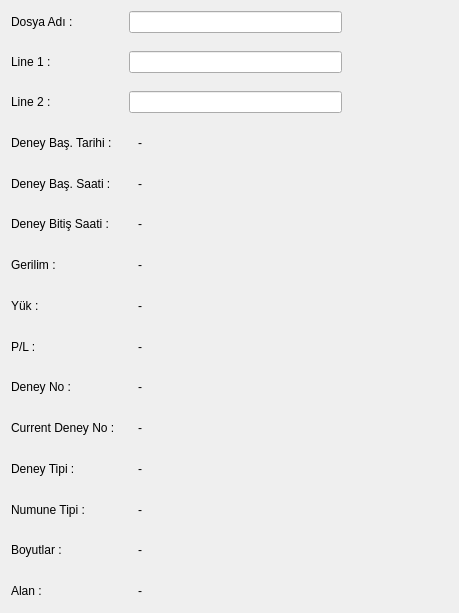
              <widget class="QWidget" name="wdg_results">
               <property name="geometry">
                <rect>
                 <x>0</x>
                 <y>0</y>
                 <width>459</width>
                 <height>613</height>
                </rect>
               </property>
               <layout class="QGridLayout" name="gridLayout_16" rowstretch="0,0,0,0,0,0,0,0,0,0,0,0,0,0,0" columnstretch="1,2,1">
                <property name="horizontalSpacing">
                 <number>12</number>
                </property>
                <property name="verticalSpacing">
                 <number>18</number>
                </property>
                <item row="13" column="1">
                 <widget class="QLabel" name="label_test_dimensions">
                  <property name="cursor">
                   <cursorShape>ArrowCursor</cursorShape>
                  </property>
                  <property name="text">
                   <string>-</string>
                  </property>
                  <property name="indent">
                   <number>9</number>
                  </property>
                 </widget>
                </item>
                <item row="7" column="0">
                 <widget class="QLabel" name="txt_peak_load">
                  <property name="text">
                   <string>Yük :</string>
                  </property>
                 </widget>
                </item>
                <item row="9" column="0">
                 <widget class="QLabel" name="label_88">
                  <property name="text">
                   <string>Deney No :</string>
                  </property>
                 </widget>
                </item>
                <item row="2" column="0">
                 <widget class="QLabel" name="label_80">
                  <property name="text">
                   <string>Line 2 :</string>
                  </property>
                 </widget>
                </item>
                <item row="12" column="0">
                 <widget class="QLabel" name="label_99">
                  <property name="text">
                   <string>Numune Tipi :</string>
                  </property>
                 </widget>
                </item>
                <item row="1" column="1">
                 <widget class="QLineEdit" name="lineEdit_1"/>
                </item>
                <item row="10" column="1">
                 <widget class="QLabel" name="label_current_test_no">
                  <property name="cursor">
                   <cursorShape>ArrowCursor</cursorShape>
                  </property>
                  <property name="text">
                   <string>-</string>
                  </property>
                  <property name="indent">
                   <number>9</number>
                  </property>
                 </widget>
                </item>
                <item row="3" column="0">
                 <widget class="QLabel" name="label_81">
                  <property name="text">
                   <string>Deney Baş. Tarihi :</string>
                  </property>
                 </widget>
                </item>
                <item row="8" column="0">
                 <widget class="QLabel" name="txt_paving_stone_fpl">
                  <property name="text">
                   <string>P/L :</string>
                  </property>
                 </widget>
                </item>
                <item row="6" column="1">
                 <widget class="QLabel" name="label_test_peak_stress">
                  <property name="cursor">
                   <cursorShape>ArrowCursor</cursorShape>
                  </property>
                  <property name="text">
                   <string>-</string>
                  </property>
                  <property name="indent">
                   <number>9</number>
                  </property>
                 </widget>
                </item>
                <item row="3" column="1">
                 <widget class="QLabel" name="label_test_start_date">
                  <property name="cursor">
                   <cursorShape>ArrowCursor</cursorShape>
                  </property>
                  <property name="text">
                   <string>-</string>
                  </property>
                  <property name="indent">
                   <number>9</number>
                  </property>
                 </widget>
                </item>
                <item row="12" column="1">
                 <widget class="QLabel" name="label_test_specimen_type">
                  <property name="cursor">
                   <cursorShape>ArrowCursor</cursorShape>
                  </property>
                  <property name="text">
                   <string>-</string>
                  </property>
                  <property name="indent">
                   <number>9</number>
                  </property>
                 </widget>
                </item>
                <item row="4" column="1">
                 <widget class="QLabel" name="label_test_start_time">
                  <property name="cursor">
                   <cursorShape>ArrowCursor</cursorShape>
                  </property>
                  <property name="text">
                   <string>-</string>
                  </property>
                  <property name="indent">
                   <number>9</number>
                  </property>
                 </widget>
                </item>
                <item row="11" column="1">
                 <widget class="QLabel" name="label_test_test_type">
                  <property name="cursor">
                   <cursorShape>ArrowCursor</cursorShape>
                  </property>
                  <property name="text">
                   <string>-</string>
                  </property>
                  <property name="indent">
                   <number>9</number>
                  </property>
                 </widget>
                </item>
                <item row="5" column="1">
                 <widget class="QLabel" name="label_test_finish_time">
                  <property name="cursor">
                   <cursorShape>ArrowCursor</cursorShape>
                  </property>
                  <property name="text">
                   <string>-</string>
                  </property>
                  <property name="indent">
                   <number>9</number>
                  </property>
                 </widget>
                </item>
                <item row="10" column="0">
                 <widget class="QLabel" name="label_95">
                  <property name="text">
                   <string>Current Deney No :</string>
                  </property>
                 </widget>
                </item>
                <item row="7" column="1">
                 <widget class="QLabel" name="label_test_peak_load">
                  <property name="cursor">
                   <cursorShape>ArrowCursor</cursorShape>
                  </property>
                  <property name="text">
                   <string>-</string>
                  </property>
                  <property name="indent">
                   <number>9</number>
                  </property>
                 </widget>
                </item>
                <item row="4" column="0">
                 <widget class="QLabel" name="label_82">
                  <property name="text">
                   <string>Deney Baş. Saati :</string>
                  </property>
                 </widget>
                </item>
                <item row="8" column="1">
                 <widget class="QLabel" name="label_test_paving_stone_fpl">
                  <property name="text">
                   <string>-</string>
                  </property>
                  <property name="indent">
                   <number>9</number>
                  </property>
                 </widget>
                </item>
                <item row="9" column="1">
                 <widget class="QLabel" name="label_test_no">
                  <property name="cursor">
                   <cursorShape>ArrowCursor</cursorShape>
                  </property>
                  <property name="text">
                   <string>-</string>
                  </property>
                  <property name="indent">
                   <number>9</number>
                  </property>
                 </widget>
                </item>
                <item row="2" column="1">
                 <widget class="QLineEdit" name="lineEdit_2"/>
                </item>
                <item row="11" column="0">
                 <widget class="QLabel" name="txt_test_type">
                  <property name="text">
                   <string>Deney Tipi :</string>
                  </property>
                 </widget>
                </item>
                <item row="0" column="1">
                 <widget class="QLineEdit" name="lineEdit_fileName"/>
                </item>
                <item row="6" column="0">
                 <widget class="QLabel" name="txt_peak_stress">
                  <property name="text">
                   <string>Gerilim :</string>
                  </property>
                 </widget>
                </item>
                <item row="5" column="0">
                 <widget class="QLabel" name="label_83">
                  <property name="text">
                   <string>Deney Bitiş Saati :</string>
                  </property>
                 </widget>
                </item>
                <item row="13" column="0">
                 <widget class="QLabel" name="txt_test_dimensions">
                  <property name="text">
                   <string>Boyutlar :</string>
                  </property>
                 </widget>
                </item>
                <item row="0" column="0">
                 <widget class="QLabel" name="label_78">
                  <property name="text">
                   <string>Dosya Adı :</string>
                  </property>
                 </widget>
                </item>
                <item row="1" column="0">
                 <widget class="QLabel" name="label_79">
                  <property name="text">
                   <string>Line 1 :</string>
                  </property>
                 </widget>
                </item>
                <item row="14" column="1">
                 <widget class="QLabel" name="label_test_area">
                  <property name="cursor">
                   <cursorShape>ArrowCursor</cursorShape>
                  </property>
                  <property name="text">
                   <string>-</string>
                  </property>
                  <property name="indent">
                   <number>9</number>
                  </property>
                 </widget>
                </item>
                <item row="0" column="2">
                 <spacer name="horizontalSpacer_4">
                  <property name="orientation">
                   <enum>Qt::Horizontal</enum>
                  </property>
                  <property name="sizeHint" stdset="0">
                   <size>
                    <width>40</width>
                    <height>20</height>
                   </size>
                  </property>
                 </spacer>
                </item>
                <item row="14" column="0">
                 <widget class="QLabel" name="txt_test_area">
                  <property name="text">
                   <string>Alan :</string>
                  </property>
                 </widget>
                </item>
               </layout>
              </widget>
